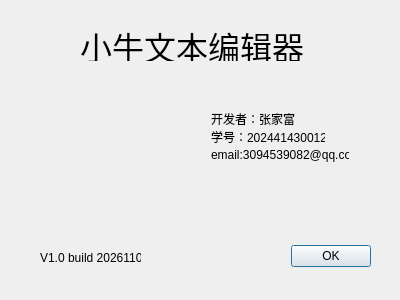
<?xml version="1.0" encoding="UTF-8"?>
<ui version="4.0">
 <class>aboutDialog</class>
 <widget class="QDialog" name="aboutDialog">
  <property name="geometry">
   <rect>
    <x>0</x>
    <y>0</y>
    <width>400</width>
    <height>300</height>
   </rect>
  </property>
  <property name="windowTitle">
   <string>关于 - 小牛文本编辑器</string>
  </property>
  <widget class="QDialogButtonBox" name="buttonBox">
   <property name="geometry">
    <rect>
     <x>30</x>
     <y>240</y>
     <width>341</width>
     <height>32</height>
    </rect>
   </property>
   <property name="orientation">
    <enum>Qt::Horizontal</enum>
   </property>
   <property name="standardButtons">
    <set>QDialogButtonBox::Ok</set>
   </property>
  </widget>
  <widget class="QLabel" name="label">
   <property name="geometry">
    <rect>
     <x>80</x>
     <y>30</y>
     <width>231</width>
     <height>31</height>
    </rect>
   </property>
   <property name="font">
    <font>
     <family>Agency FB</family>
     <pointsize>24</pointsize>
    </font>
   </property>
   <property name="text">
    <string>小牛文本编辑器</string>
   </property>
  </widget>
  <widget class="QLabel" name="label_2">
   <property name="geometry">
    <rect>
     <x>211</x>
     <y>111</y>
     <width>84</width>
     <height>16</height>
    </rect>
   </property>
   <property name="text">
    <string>开发者：张家富</string>
   </property>
  </widget>
  <widget class="QLabel" name="label_4">
   <property name="geometry">
    <rect>
     <x>211</x>
     <y>147</y>
     <width>138</width>
     <height>16</height>
    </rect>
   </property>
   <property name="text">
    <string>email:3094539082@qq.com</string>
   </property>
  </widget>
  <widget class="QLabel" name="label_5">
   <property name="geometry">
    <rect>
     <x>40</x>
     <y>110</y>
     <width>91</width>
     <height>111</height>
    </rect>
   </property>
   <property name="styleSheet">
    <string notr="true">border-image: url(:/img/tubiao.png);</string>
   </property>
   <property name="text">
    <string/>
   </property>
  </widget>
  <widget class="QLabel" name="label_6">
   <property name="geometry">
    <rect>
     <x>40</x>
     <y>250</y>
     <width>101</width>
     <height>16</height>
    </rect>
   </property>
   <property name="text">
    <string>V1.0 build 20261102</string>
   </property>
  </widget>
  <widget class="QLabel" name="label_3">
   <property name="geometry">
    <rect>
     <x>211</x>
     <y>129</y>
     <width>114</width>
     <height>16</height>
    </rect>
   </property>
   <property name="text">
    <string>学号：2024414300126</string>
   </property>
  </widget>
 </widget>
 <resources/>
 <connections>
  <connection>
   <sender>buttonBox</sender>
   <signal>accepted()</signal>
   <receiver>aboutDialog</receiver>
   <slot>accept()</slot>
   <hints>
    <hint type="sourcelabel">
     <x>248</x>
     <y>254</y>
    </hint>
    <hint type="destinationlabel">
     <x>157</x>
     <y>274</y>
    </hint>
   </hints>
  </connection>
  <connection>
   <sender>buttonBox</sender>
   <signal>rejected()</signal>
   <receiver>aboutDialog</receiver>
   <slot>reject()</slot>
   <hints>
    <hint type="sourcelabel">
     <x>316</x>
     <y>260</y>
    </hint>
    <hint type="destinationlabel">
     <x>286</x>
     <y>274</y>
    </hint>
   </hints>
  </connection>
 </connections>
</ui>
